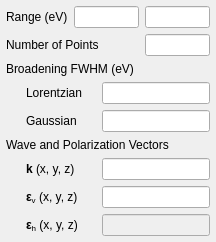
               <widget class="QWidget" name="xTab">
                <attribute name="title">
                 <string>Incident Energy</string>
                </attribute>
                <layout class="QVBoxLayout" name="xHBoxLayout">
                 <property name="spacing">
                  <number>6</number>
                 </property>
                 <property name="leftMargin">
                  <number>6</number>
                 </property>
                 <property name="topMargin">
                  <number>6</number>
                 </property>
                 <property name="rightMargin">
                  <number>6</number>
                 </property>
                 <property name="bottomMargin">
                  <number>6</number>
                 </property>
                 <item>
                  <layout class="QHBoxLayout" name="xRangeHBoxLayout">
                   <item>
                    <widget class="QLabel" name="xRangeLabel">
                     <property name="text">
                      <string>Range (eV)</string>
                     </property>
                    </widget>
                   </item>
                   <item>
                    <widget class="DoubleLineEdit" name="xMinLineEdit">
                     <property name="sizePolicy">
                      <sizepolicy hsizetype="Fixed" vsizetype="Fixed">
                       <horstretch>0</horstretch>
                       <verstretch>0</verstretch>
                      </sizepolicy>
                     </property>
                     <property name="maximumSize">
                      <size>
                       <width>65</width>
                       <height>16777215</height>
                      </size>
                     </property>
                     <property name="alignment">
                      <set>Qt::AlignRight|Qt::AlignTrailing|Qt::AlignVCenter</set>
                     </property>
                    </widget>
                   </item>
                   <item>
                    <widget class="DoubleLineEdit" name="xMaxLineEdit">
                     <property name="sizePolicy">
                      <sizepolicy hsizetype="Fixed" vsizetype="Fixed">
                       <horstretch>0</horstretch>
                       <verstretch>0</verstretch>
                      </sizepolicy>
                     </property>
                     <property name="maximumSize">
                      <size>
                       <width>65</width>
                       <height>16777215</height>
                      </size>
                     </property>
                     <property name="alignment">
                      <set>Qt::AlignRight|Qt::AlignTrailing|Qt::AlignVCenter</set>
                     </property>
                    </widget>
                   </item>
                  </layout>
                 </item>
                 <item>
                  <layout class="QHBoxLayout" name="xNPointsHBoxLayout">
                   <item>
                    <widget class="QLabel" name="xNPointslabel">
                     <property name="text">
                      <string>Number of Points</string>
                     </property>
                    </widget>
                   </item>
                   <item>
                    <widget class="IntLineEdit" name="xNPointsLineEdit">
                     <property name="sizePolicy">
                      <sizepolicy hsizetype="Fixed" vsizetype="Fixed">
                       <horstretch>0</horstretch>
                       <verstretch>0</verstretch>
                      </sizepolicy>
                     </property>
                     <property name="maximumSize">
                      <size>
                       <width>65</width>
                       <height>16777215</height>
                      </size>
                     </property>
                     <property name="alignment">
                      <set>Qt::AlignRight|Qt::AlignTrailing|Qt::AlignVCenter</set>
                     </property>
                    </widget>
                   </item>
                  </layout>
                 </item>
                 <item>
                  <widget class="QLabel" name="xBroadeningLabel">
                   <property name="text">
                    <string>Broadening FWHM (eV)</string>
                   </property>
                  </widget>
                 </item>
                 <item>
                  <layout class="QHBoxLayout" name="xLorentzianHBoxLayout">
                   <item>
                    <spacer name="xLorentzianLeftSpacer">
                     <property name="orientation">
                      <enum>Qt::Horizontal</enum>
                     </property>
                     <property name="sizeType">
                      <enum>QSizePolicy::Fixed</enum>
                     </property>
                     <property name="sizeHint" stdset="0">
                      <size>
                       <width>20</width>
                       <height>20</height>
                      </size>
                     </property>
                    </spacer>
                   </item>
                   <item>
                    <widget class="QLabel" name="xLorentzianLabel">
                     <property name="text">
                      <string>Lorentzian</string>
                     </property>
                    </widget>
                   </item>
                   <item>
                    <widget class="DoubleListLineEdit" name="xLorentzianLineEdit">
                     <property name="sizePolicy">
                      <sizepolicy hsizetype="Fixed" vsizetype="Fixed">
                       <horstretch>0</horstretch>
                       <verstretch>0</verstretch>
                      </sizepolicy>
                     </property>
                     <property name="maximumSize">
                      <size>
                       <width>120</width>
                       <height>16777215</height>
                      </size>
                     </property>
                     <property name="toolTip">
                      <string>Full width at half maximum of the lifetime broadening.</string>
                     </property>
                     <property name="alignment">
                      <set>Qt::AlignRight|Qt::AlignTrailing|Qt::AlignVCenter</set>
                     </property>
                    </widget>
                   </item>
                  </layout>
                 </item>
                 <item>
                  <layout class="QHBoxLayout" name="xGaussianHBoxLayout">
                   <item>
                    <spacer name="xGaussianLeftSpacer">
                     <property name="orientation">
                      <enum>Qt::Horizontal</enum>
                     </property>
                     <property name="sizeType">
                      <enum>QSizePolicy::Fixed</enum>
                     </property>
                     <property name="sizeHint" stdset="0">
                      <size>
                       <width>20</width>
                       <height>20</height>
                      </size>
                     </property>
                    </spacer>
                   </item>
                   <item>
                    <widget class="QLabel" name="xGaussianLabel">
                     <property name="text">
                      <string>Gaussian</string>
                     </property>
                    </widget>
                   </item>
                   <item>
                    <widget class="DoubleLineEdit" name="xGaussianLineEdit">
                     <property name="sizePolicy">
                      <sizepolicy hsizetype="Fixed" vsizetype="Fixed">
                       <horstretch>0</horstretch>
                       <verstretch>0</verstretch>
                      </sizepolicy>
                     </property>
                     <property name="maximumSize">
                      <size>
                       <width>120</width>
                       <height>16777215</height>
                      </size>
                     </property>
                     <property name="alignment">
                      <set>Qt::AlignRight|Qt::AlignTrailing|Qt::AlignVCenter</set>
                     </property>
                    </widget>
                   </item>
                  </layout>
                 </item>
                 <item>
                  <widget class="QLabel" name="xVectorsLabel">
                   <property name="text">
                    <string>Wave and Polarization Vectors</string>
                   </property>
                  </widget>
                 </item>
                 <item>
                  <layout class="QHBoxLayout" name="k1HBoxLayout">
                   <item>
                    <spacer name="k1LeftSpacer">
                     <property name="orientation">
                      <enum>Qt::Horizontal</enum>
                     </property>
                     <property name="sizeType">
                      <enum>QSizePolicy::Fixed</enum>
                     </property>
                     <property name="sizeHint" stdset="0">
                      <size>
                       <width>20</width>
                       <height>20</height>
                      </size>
                     </property>
                    </spacer>
                   </item>
                   <item>
                    <widget class="QLabel" name="k1Label">
                     <property name="text">
                      <string>&lt;html&gt;&lt;head/&gt;&lt;body&gt;&lt;p&gt;&lt;span style=&quot; font-weight:600;&quot;&gt;k&lt;/span&gt; (x, y, z)&lt;/p&gt;&lt;/body&gt;&lt;/html&gt;</string>
                     </property>
                    </widget>
                   </item>
                   <item>
                    <widget class="VectorLineEdit" name="k1LineEdit">
                     <property name="sizePolicy">
                      <sizepolicy hsizetype="Fixed" vsizetype="Fixed">
                       <horstretch>0</horstretch>
                       <verstretch>0</verstretch>
                      </sizepolicy>
                     </property>
                     <property name="maximumSize">
                      <size>
                       <width>120</width>
                       <height>16777215</height>
                      </size>
                     </property>
                     <property name="alignment">
                      <set>Qt::AlignCenter</set>
                     </property>
                    </widget>
                   </item>
                  </layout>
                 </item>
                 <item>
                  <layout class="QHBoxLayout" name="eps11HBoxLayout">
                   <item>
                    <spacer name="eps11LeftSpacer">
                     <property name="orientation">
                      <enum>Qt::Horizontal</enum>
                     </property>
                     <property name="sizeType">
                      <enum>QSizePolicy::Fixed</enum>
                     </property>
                     <property name="sizeHint" stdset="0">
                      <size>
                       <width>20</width>
                       <height>20</height>
                      </size>
                     </property>
                    </spacer>
                   </item>
                   <item>
                    <widget class="QLabel" name="eps11Label">
                     <property name="text">
                      <string>&lt;html&gt;&lt;head/&gt;&lt;body&gt;&lt;p&gt;&lt;span style=&quot; font-weight:600;&quot;&gt;ε&lt;/span&gt;&lt;span style=&quot; vertical-align:sub;&quot;&gt;v&lt;/span&gt; (x, y, z)&lt;/p&gt;&lt;/body&gt;&lt;/html&gt;</string>
                     </property>
                    </widget>
                   </item>
                   <item>
                    <widget class="VectorLineEdit" name="eps11LineEdit">
                     <property name="enabled">
                      <bool>true</bool>
                     </property>
                     <property name="sizePolicy">
                      <sizepolicy hsizetype="Fixed" vsizetype="Fixed">
                       <horstretch>0</horstretch>
                       <verstretch>0</verstretch>
                      </sizepolicy>
                     </property>
                     <property name="maximumSize">
                      <size>
                       <width>120</width>
                       <height>16777215</height>
                      </size>
                     </property>
                     <property name="alignment">
                      <set>Qt::AlignCenter</set>
                     </property>
                    </widget>
                   </item>
                  </layout>
                 </item>
                 <item>
                  <layout class="QHBoxLayout" name="eps12HBoxLayout">
                   <item>
                    <spacer name="eps12LeftSpacer">
                     <property name="orientation">
                      <enum>Qt::Horizontal</enum>
                     </property>
                     <property name="sizeType">
                      <enum>QSizePolicy::Fixed</enum>
                     </property>
                     <property name="sizeHint" stdset="0">
                      <size>
                       <width>20</width>
                       <height>20</height>
                      </size>
                     </property>
                    </spacer>
                   </item>
                   <item>
                    <widget class="QLabel" name="eps12Label">
                     <property name="text">
                      <string>&lt;html&gt;&lt;head/&gt;&lt;body&gt;&lt;p&gt;&lt;span style=&quot; font-weight:600;&quot;&gt;ε&lt;/span&gt;&lt;span style=&quot; vertical-align:sub;&quot;&gt;h&lt;/span&gt; (x, y, z)&lt;/p&gt;&lt;/body&gt;&lt;/html&gt;</string>
                     </property>
                    </widget>
                   </item>
                   <item>
                    <widget class="VectorLineEdit" name="eps12LineEdit">
                     <property name="enabled">
                      <bool>false</bool>
                     </property>
                     <property name="sizePolicy">
                      <sizepolicy hsizetype="Fixed" vsizetype="Fixed">
                       <horstretch>0</horstretch>
                       <verstretch>0</verstretch>
                      </sizepolicy>
                     </property>
                     <property name="maximumSize">
                      <size>
                       <width>120</width>
                       <height>16777215</height>
                      </size>
                     </property>
                     <property name="alignment">
                      <set>Qt::AlignCenter</set>
                     </property>
                    </widget>
                   </item>
                  </layout>
                 </item>
                </layout>
               </widget>
